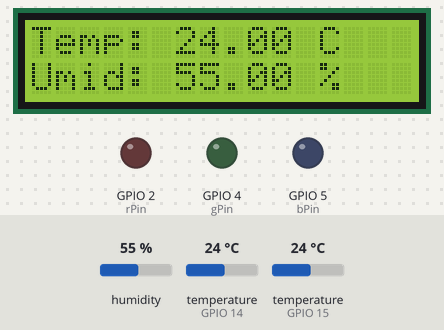
This sketch was run on a simulated ESP32. On the bench: 16×2 character LCD, output pins drawn as LEDs (lit = HIGH). The test bench sets the inputs (shaded band); at power-on: humidity 55 %, temperature (sensors on GPIO 15, GPIO 14) 24 °C. WiFi joins after 1.5 s; servers stay silent unless stated; uploads are accepted with an empty reply; what the sketch prints to the serial monitor is not drawn.

Above: at 4.3 s.
4.4 s: humidity set to 22 %
At 10.8 s:
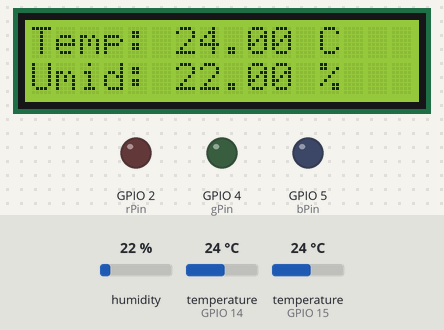
11.4 s: temperature (sensor on GPIO 15) set to 12 °C
At 16.3 s:
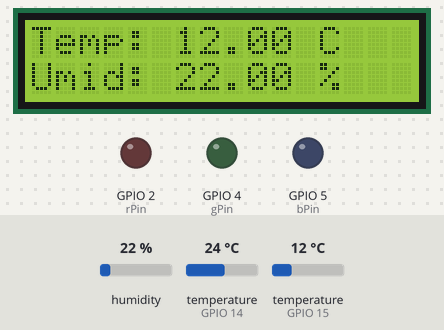
18.4 s: humidity set to 40 %
At 23.2 s:
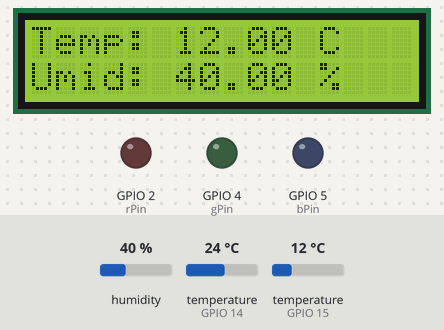
25.4 s: temperature (sensor on GPIO 15) set to 19 °C
At 28.7 s:
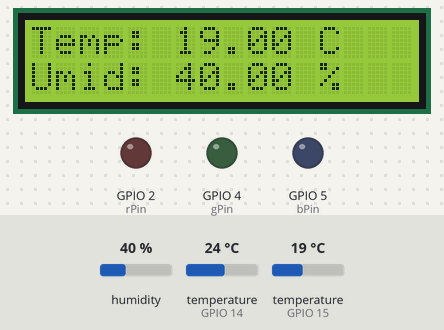
32.4 s: humidity set to 68 %
At 34.3 s:
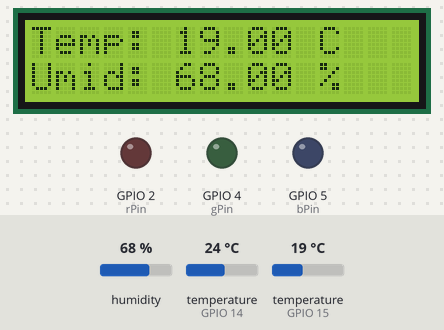
39.4 s: temperature (sensor on GPIO 15) set to 28 °C
At 41.1 s:
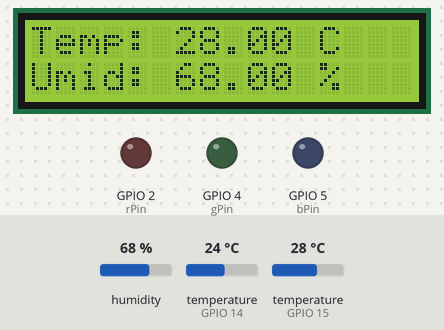
Timing chart, 0 to 42.6 s (numbered marks = the images above; inputs shaded):
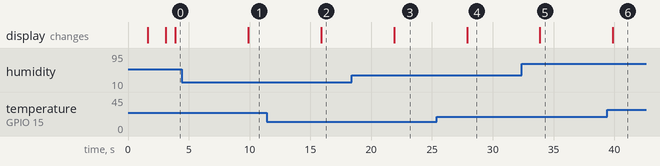

Measured:
- after the input at 4.4 s, the display: changes after 5.5 s (image 1)
- after the input at 11.4 s, the display: changes after 4.5 s (image 2)
- after the input at 18.4 s, the display: changes after 3.5 s (image 3)
- after the input at 25.4 s, the display: changes after 2.5 s (image 4)
- after the input at 32.4 s, the display: changes after 1.5 s (image 5)
- after the input at 39.4 s, the display: changes after 0.47 s (image 6)

The sketch:

sketch.ino
```cpp
/*#include <WiFi.h>
#include <HTTPClient.h>
#include <OneWire.h>
#include <DallasTemperature.h>

const char* ssid = "Wokwi-GUEST";
const char* password = "";

const char* serverUrl = "http://eyzqa-200-229-209-61.a.free.pinggy.link/arduino_update";

#define temPin = 15
OneWire oneWire(temPin);
DallasTemperature sensors(&oneWire);

#define rPin 2
#define gPin 4
#define bPin 5

void setup() {
  Serial.begin(115200);
  pinMode(rPin, OUTPUT);
  pinMode(gPin, OUTPUT);
  pinMode(bPin, OUTPUT);

  digitalWrite(rPin, LOW);
  digitalWrite(gPin, LOW);
  digitalWrite(bPin, LOW);

  sensors.begin();

  WiFi.begin(ssid, password);
  /*Serial.println("Hello, ESP32!");*
  Serial.print("Conectando o WiFi...");
  while (WiFi.status() != WL_CONNECTED) {
    delay(500);
    Serial.print(".");
  }
  Serial.println("\nConectado!!");
}

void loop() {
  if (WiFi.status() == WL_CONNECTED) {
    HTTPClient http;

    http.begin(serverUrl);

    http.addHeader("Content-Type", "application/json");
    http.addHeader("ngrok-skip-browser-warning", "true");

    String jsonPayload = "{\"temperatura\": 22.5, \"umidade\": 50}";

    Serial.print("Enviando dados...");
    int httpResponseCode = http.POST(jsonPayload);

    Serial.print("\nCódigo HTTP: ");
    Serial.println(httpResponseCode);

    if (httpResponseCode > 0) {
      String response = http.getString();
      Serial.println("Resposta do server em Python: " + response);

      if (response.indexOf("Ligar") > 0) {
        digitalWrite(rPin, LOW);
        digitalWrite(gPin, HIGH);
        digitalWrite(bPin, LOW);
      }
      else if (response.indexOf("Desligar") > 0) {
        digitalWrite(rPin, HIGH);
        digitalWrite(gPin, LOW);
        digitalWrite(bPin, LOW);
      }
    } else {
      Serial.print("Erro no envio: ");
      Serial.println(httpResponseCode);
    }
    http.end();
  } else {
    Serial.println("Erro: Pode ser WiFi Desconectado ou Url errada!!");
  }
  /*delay(10);*
  delay(5000);
}*/

      /* Código modificado com o DS18B20 + DHT 22*/
#include <WiFi.h>
#include <HTTPClient.h>
#include <OneWire.h>
#include <DallasTemperature.h>
#include <LiquidCrystal_I2C.h>
#include <DHT.h>

const char* ssid = "Wokwi-GUEST";
const char* password = "";

const char* serverUrl = "http://vabqt-200-229-209-61.a.free.pinggy.link/arduino_update";

#define temPin 15
LiquidCrystal_I2C lcd(0x27, 16, 2);

OneWire oneWire(temPin);
DallasTemperature sensors(&oneWire);

#define dhtPin 14
#define Tipo_DHT DHT22
DHT dht(dhtPin, Tipo_DHT );

const int numReadings = 10;
float readings[numReadings];
int readIndex = 0;
float total = 0;
float average = 0;

#define rPin  2
#define gPin  4
#define bPin  5

void setup() {
  Serial.begin(115200);
  pinMode(rPin, OUTPUT);
  pinMode(gPin, OUTPUT);
  pinMode(bPin, OUTPUT);

  digitalWrite(rPin, LOW);
  digitalWrite(gPin, LOW);
  digitalWrite(bPin, LOW);

  sensors.begin();
  dht.begin();

  lcd.init();
  lcd.backlight();

  WiFi.begin(ssid, password);
  Serial.print("Conectando WiFi...");
  while (WiFi.status() != WL_CONNECTED) {
    delay(500);
    Serial.print(".");
  }
  Serial.println("\nWiFi Conectado!!");

  lcd.setCursor(3, 0);
  lcd.print("Testando o");
  lcd.setCursor(1, 1);
  lcd.print("Banco de Dados");
  delay(1500);
  lcd.clear();

  for (int i = 0; i < numReadings; i++) {
    readings[i] = 0;
  }
}

void loop() {
  if (WiFi.status() == WL_CONNECTED) {
    sensors.requestTemperatures();
    float tempReal = sensors.getTempCByIndex(0);

    float umidReal = dht.readHumidity();

    if (tempReal == -127.00) {
      Serial.println("Erro: O sensor está desconectado!!\nVerifique se ele está conectado!!");
      delay(2000);
      return;
    }

    HTTPClient http;

    http.begin(serverUrl);

    http.addHeader("Content-Type", "application/json");
    http.addHeader("ngrok-skip-browser-warning", "true");

    String jsonPayload = "{\"temperatura\": " + String(tempReal) + ", \"umidade\": " + String(umidReal) + "}";

    Serial.print("Enviando \nTemp: ");
    Serial.print(tempReal);
    Serial.println("°C | Umid: ");
    Serial.print(umidReal);
    Serial.println("%");

    lcd.setCursor(0, 0);
    lcd.print("Temp: ");
    lcd.print(tempReal);
    lcd.print(" C");

    lcd.setCursor(0, 1);
    lcd.print("Umid: ");
    lcd.print(umidReal);
    lcd.print(" %");

    int httpResponseCode = http.POST(jsonPayload);

    if (httpResponseCode > 0) {
      String response = http.getString();
      Serial.println("Resposta do Server em Python: " + response);

      if (response.indexOf("Ligar") >= 0) {
        digitalWrite(rPin, LOW);
        digitalWrite(gPin, HIGH);
        digitalWrite(bPin, LOW);
      } else if (response.indexOf("Desligar") >= 0){
        digitalWrite(rPin, HIGH);
        digitalWrite(gPin, LOW);
        digitalWrite(bPin, LOW);
      }
    } else {
      Serial.print("Código HTTP: ");
      Serial.println(httpResponseCode);
    }
    http.end();
  } else {
    Serial.println("WiFi caiu...");
  }
  delay(5000);
}
```
